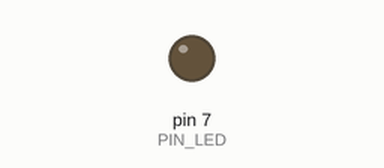
The sketch below on a simulated Arduino Uno, built with avr-gcc and run on an emulated ATmega328P. Parts: output pins drawn as LEDs (lit = HIGH). Dashed ring = blinking. At 3.0 s the program stops and its outputs stay as they are.

Above: at 0.5 s.
At 2.7 s:
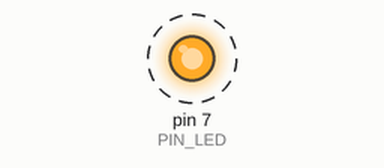
Timing chart, 0 to 3.0 s (numbered marks = the images above):
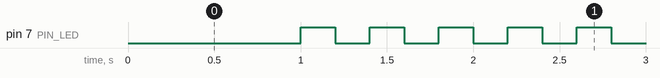

The sketch:

05_practice_2.ino
```cpp
#define PIN_LED 7
unsigned int count, toggle;

void setup() {
  pinMode(PIN_LED, OUTPUT);
  Serial.begin(115200); // Initialize serial port
  toggle = 0;
  digitalWrite(PIN_LED, toggle); // turn off LED.
}

void loop() {
  digitalWrite(PIN_LED, 0);
  delay(1000);
  for (int i = 0; i < 10; i++) {
    toggle = toggle_state(toggle); // toggle LED value.
    digitalWrite(PIN_LED, toggle); // update LED status.
    delay(200); // wait for 1,000 milliseconds
  }
  while(1) {
    digitalWrite(PIN_LED, 1);
  }

}

int toggle_state(int toggle) {
  return !toggle;
}
```

Measured:
- by itself, pin 7 (PIN_LED): alternates HIGH for 0.20 s and LOW for 0.20 s, 11 changes in all, then stays HIGH
